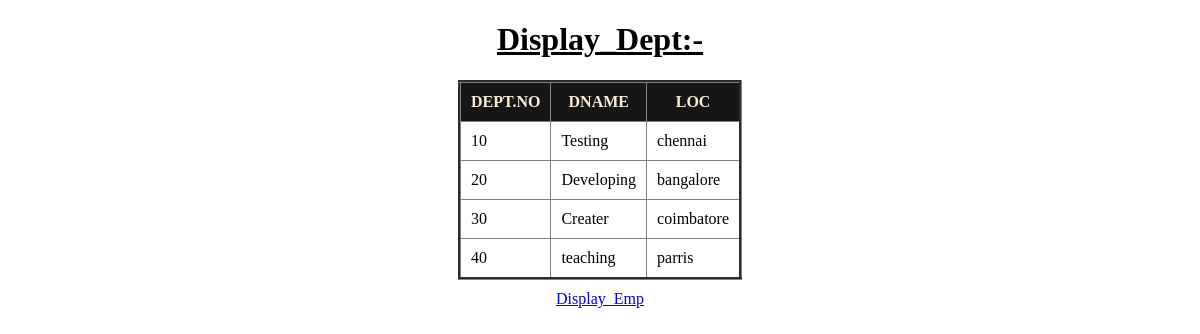
Page /dept/ on the committed database.
### app/models.py (models this page shows, shortened)
class Dept(models.Model):
    deptno=models.IntegerField(primary_key=True)
    dname=models.CharField(max_length=100,unique=True)
    loc=models.CharField(max_length=100)

### app/views.py (the view)
# urls.py: path('dept/',dept,name='dept'),
def dept(request):
    QLTO=Dept.objects.all()
    d={'Dept':QLTO}
    return render(request,'dept.html',d)

### templates/dept.html (shortened to what this page needs)
<!DOCTYPE html>
<html lang="en">
<head>
</head>
<body>
    <center>
        <div>
            <h1><u>Display_Dept:-</u></h1>
            <table border="3px" cellpadding="10px" cellspacing="10px">
                <tr>
                    <th>DEPT.NO</th>
                    <th>DNAME</th>
                    <th>LOC</th>
                </tr>
                {% for dt in Dept %}
                    <tr>
                        <td>{{dt.deptno}}</td>
                        <td>{{dt.dname}}</td>
                        <td>{{dt.loc}}</td>
                    </tr>
                {% endfor %}
            </table>
        </div>
        <div class="one">
            <a href="{% url 'emp' %}">Display_Emp</a>
        </div>
    </center>
</body>
</html>

### templates/dept.html (style rules this page uses)
table { border-collapse: collapse; }
th { background-color: rgb(23, 22, 22); color: antiquewhite; }
.one { margin-top: 10px; }

### rows in the picture
Dept: deptno "10", dname "Testing", loc "chennai"
Dept: deptno "20", dname "Developing", loc "bangalore"
Dept: deptno "30", dname "Creater", loc "coimbatore"
Dept: deptno "40", dname "teaching", loc "parris"
